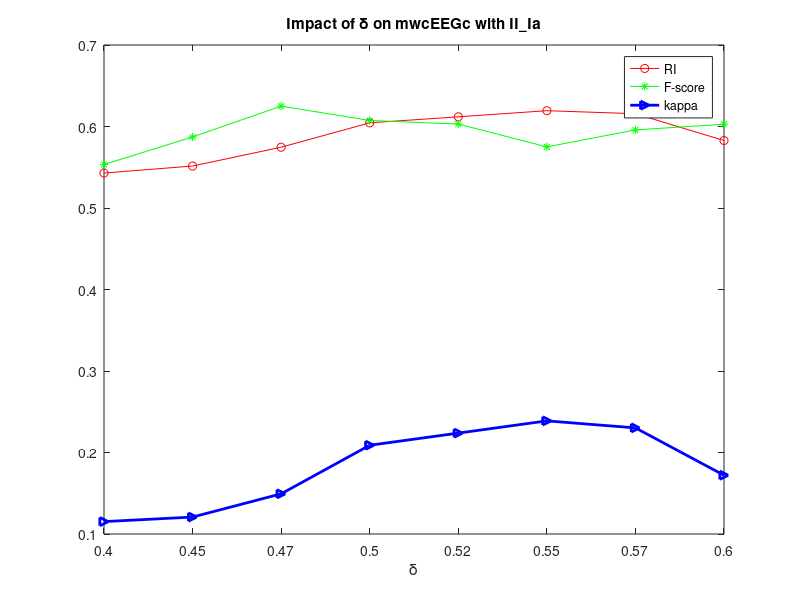

The MATLAB source for this figure:
close all;
clear all;
clc;

%--------------------II_Ia--------------------------------------
ri=[0.5429 0.5515 0.5746 0.6045 0.6119 0.6194 0.6157 0.5828];
fscore=[0.5534 0.5872 0.625 0.6074 0.6030 0.575 0.5958 0.6028];
kappa=[0.1152 0.1208 0.1493 0.2089 0.2238 0.2388 0.2302 0.1721];

[n m]=size(ri);
t=1:m;
plot(t,ri,'r-o',t,fscore,'g-*',t,kappa,'b->','Linewidth',2);
legend('RI','F-score','kappa');
set(gca,'xticklabel',{'0.4','0.45','0.47','0.5','0.52','0.55','0.57','0.6'});
xlabel('\delta');
title('Impact of \delta on mwcEEGc with II\_Ia');